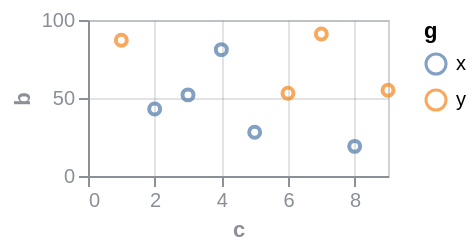

Specify this chart in Vega-Lite:
### Vega specification from a JSON file in a GitHub repository (floating-point values rounded to 4 significant figures)
{"$schema": "https://vega.github.io/schema/vega/v6.json", "background": null, "padding": 5, "width": 150, "height": 78, "style": "cell", "data": [{"name": "source_0", "values": [{"a": "A", "b": 28, "c": 5, "g": "x"}, {"a": "B", "b": 55, "c": 9, "g": "y"}, {"a": "C", "b": 43, "c": 2, "g": "x"}, {"a": "D", "b": 91, "c": 7, "g": "y"}, {"a": "E", "b": 81, "c": 4, "g": "x"}, {"a": "F", "b": 53, "c": 6, "g": "y"}, {"a": "G", "b": 19, "c": 8, "g": "x"}, {"a": "H", "b": 87, "c": 1, "g": "y"}, {"a": "I", "b": 52, "c": 3, "g": "x"}]}, {"name": "data_0", "source": "source_0", "transform": [{"type": "filter", "expr": "isValid(datum[\"c\"]) && isFinite(+datum[\"c\"]) && isValid(datum[\"b\"]) && isFinite(+datum[\"b\"])"}]}], "marks": [{"name": "marks", "type": "symbol", "style": ["point"], "from": {"data": "data_0"}, "encode": {"update": {"opacity": {"value": 0.7}, "fill": {"value": "transparent"}, "stroke": {"scale": "color", "field": "g"}, "ariaRoleDescription": {"value": "point"}, "description": {"signal": "\"c: \" + (format(datum[\"c\"], \"\")) + \"; b: \" + (format(datum[\"b\"], \"\")) + \"; g: \" + (isValid(datum[\"g\"]) ? isArray(datum[\"g\"]) ? join(datum[\"g\"], ' ') : datum[\"g\"] : \"\"+datum[\"g\"])"}, "x": {"scale": "x", "field": "c"}, "y": {"scale": "y", "field": "b"}}}}], "scales": [{"name": "x", "type": "linear", "domain": {"data": "data_0", "field": "c"}, "range": [0, {"signal": "width"}], "nice": true, "zero": true}, {"name": "y", "type": "linear", "domain": {"data": "data_0", "field": "b"}, "range": [{"signal": "height"}, 0], "nice": true, "zero": true}, {"name": "color", "type": "ordinal", "domain": {"data": "data_0", "field": "g", "sort": true}, "range": "category"}], "axes": [{"scale": "x", "orient": "bottom", "gridScale": "y", "grid": true, "tickCount": {"signal": "ceil(width/40)"}, "domain": false, "labels": false, "aria": false, "maxExtent": 0, "minExtent": 0, "ticks": false, "zindex": 0}, {"scale": "y", "orient": "left", "gridScale": "x", "grid": true, "tickCount": {"signal": "ceil(height/40)"}, "domain": false, "labels": false, "aria": false, "maxExtent": 0, "minExtent": 0, "ticks": false, "zindex": 0}, {"scale": "x", "orient": "bottom", "grid": false, "title": "c", "labelFlush": true, "labelOverlap": true, "tickCount": {"signal": "ceil(width/40)"}, "zindex": 0}, {"scale": "y", "orient": "left", "grid": false, "title": "b", "labelOverlap": true, "tickCount": {"signal": "ceil(height/40)"}, "zindex": 0}], "legends": [{"stroke": "color", "symbolType": "circle", "title": "g", "encode": {"symbols": {"update": {"fill": {"value": "transparent"}, "opacity": {"value": 0.7}}}}}], "config": {"axis": {"labelColor": "#8a8f98", "titleColor": "#8a8f98", "domainColor": "#8a8f98", "tickColor": "#8a8f98", "gridColor": "#8a8f98", "gridOpacity": 0.25}, "style": {"cell": {"stroke": "#8a8f98", "strokeOpacity": 0.4}}}}
